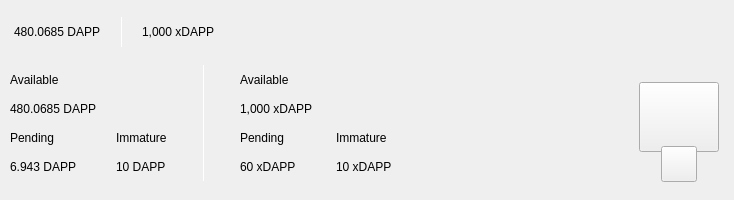
<?xml version="1.0" encoding="UTF-8"?>
<ui version="4.0">
 <class>TopBar</class>
 <widget class="QWidget" name="TopBar">
  <property name="geometry">
   <rect>
    <x>0</x>
    <y>0</y>
    <width>734</width>
    <height>200</height>
   </rect>
  </property>
  <property name="minimumSize">
   <size>
    <width>0</width>
    <height>200</height>
   </size>
  </property>
  <property name="maximumSize">
   <size>
    <width>16777215</width>
    <height>200</height>
   </size>
  </property>
  <property name="windowTitle">
   <string>Form</string>
  </property>
  <layout class="QVBoxLayout" name="verticalLayout_10" stretch="0">
   <property name="spacing">
    <number>0</number>
   </property>
   <property name="leftMargin">
    <number>0</number>
   </property>
   <property name="topMargin">
    <number>0</number>
   </property>
   <property name="rightMargin">
    <number>0</number>
   </property>
   <property name="bottomMargin">
    <number>0</number>
   </property>
   <item>
    <widget class="PFBorderImage" name="containerTop" native="true">
     <layout class="QVBoxLayout" name="verticalLayout_11">
      <property name="spacing">
       <number>0</number>
      </property>
      <property name="leftMargin">
       <number>0</number>
      </property>
      <property name="topMargin">
       <number>0</number>
      </property>
      <property name="rightMargin">
       <number>0</number>
      </property>
      <property name="bottomMargin">
       <number>0</number>
      </property>
      <item>
       <widget class="QWidget" name="top_container_2" native="true">
        <property name="minimumSize">
         <size>
          <width>0</width>
          <height>65</height>
         </size>
        </property>
        <layout class="QHBoxLayout" name="top_container">
         <property name="spacing">
          <number>0</number>
         </property>
         <property name="leftMargin">
          <number>14</number>
         </property>
         <property name="topMargin">
          <number>0</number>
         </property>
         <property name="rightMargin">
          <number>14</number>
         </property>
         <property name="bottomMargin">
          <number>0</number>
         </property>
         <item alignment="Qt::AlignVCenter">
          <widget class="QWidget" name="widgetTopAmount" native="true">
           <property name="sizePolicy">
            <sizepolicy hsizetype="Preferred" vsizetype="Maximum">
             <horstretch>0</horstretch>
             <verstretch>0</verstretch>
            </sizepolicy>
           </property>
           <layout class="QHBoxLayout" name="horizontalLayout_5">
            <property name="spacing">
             <number>0</number>
            </property>
            <property name="leftMargin">
             <number>0</number>
            </property>
            <property name="topMargin">
             <number>0</number>
            </property>
            <property name="rightMargin">
             <number>0</number>
            </property>
            <property name="bottomMargin">
             <number>0</number>
            </property>
            <item alignment="Qt::AlignTop">
             <widget class="QLabel" name="labelAmountTopDapp">
              <property name="minimumSize">
               <size>
                <width>0</width>
                <height>36</height>
               </size>
              </property>
              <property name="styleSheet">
               <string notr="true">padding:0px;margin:0px;</string>
              </property>
              <property name="text">
               <string>480.0685 DAPP</string>
              </property>
             </widget>
            </item>
            <item>
             <spacer name="horizontalSpacer_11">
              <property name="orientation">
               <enum>Qt::Horizontal</enum>
              </property>
              <property name="sizeType">
               <enum>QSizePolicy::Fixed</enum>
              </property>
              <property name="sizeHint" stdset="0">
               <size>
                <width>20</width>
                <height>20</height>
               </size>
              </property>
             </spacer>
            </item>
            <item alignment="Qt::AlignVCenter">
             <widget class="QLabel" name="label_16">
              <property name="minimumSize">
               <size>
                <width>1</width>
                <height>30</height>
               </size>
              </property>
              <property name="maximumSize">
               <size>
                <width>1</width>
                <height>30</height>
               </size>
              </property>
              <property name="styleSheet">
               <string notr="true">background-color:white;
padding:0px;
border:none;</string>
              </property>
              <property name="text">
               <string/>
              </property>
             </widget>
            </item>
            <item>
             <spacer name="horizontalSpacer_12">
              <property name="orientation">
               <enum>Qt::Horizontal</enum>
              </property>
              <property name="sizeType">
               <enum>QSizePolicy::Fixed</enum>
              </property>
              <property name="sizeHint" stdset="0">
               <size>
                <width>20</width>
                <height>20</height>
               </size>
              </property>
             </spacer>
            </item>
            <item alignment="Qt::AlignTop">
             <widget class="QLabel" name="labelAmountTopxDapp">
              <property name="minimumSize">
               <size>
                <width>0</width>
                <height>36</height>
               </size>
              </property>
              <property name="text">
               <string>1,000 xDAPP</string>
              </property>
             </widget>
            </item>
           </layout>
          </widget>
         </item>
         <item>
          <spacer name="horizontalSpacer">
           <property name="orientation">
            <enum>Qt::Horizontal</enum>
           </property>
           <property name="sizeHint" stdset="0">
            <size>
             <width>40</width>
             <height>20</height>
            </size>
           </property>
          </spacer>
         </item>
         <item>
          <layout class="QHBoxLayout" name="horizontalLayout_4">
           <property name="spacing">
            <number>12</number>
           </property>
           <property name="rightMargin">
            <number>0</number>
           </property>
           <item alignment="Qt::AlignRight">
            <widget class="QWidget" name="layoutSync" native="true">
             <property name="minimumSize">
              <size>
               <width>0</width>
               <height>36</height>
              </size>
             </property>
             <property name="maximumSize">
              <size>
               <width>16777215</width>
               <height>36</height>
              </size>
             </property>
             <layout class="QVBoxLayout" name="verticalLayout_9">
              <property name="leftMargin">
               <number>0</number>
              </property>
              <property name="topMargin">
               <number>0</number>
              </property>
              <property name="rightMargin">
               <number>0</number>
              </property>
              <property name="bottomMargin">
               <number>0</number>
              </property>
              <item>
               <widget class="ExpandableButton" name="pushButtonSync" native="true">
                <property name="minimumSize">
                 <size>
                  <width>36</width>
                  <height>36</height>
                 </size>
                </property>
                <property name="maximumSize">
                 <size>
                  <width>16777215</width>
                  <height>36</height>
                 </size>
                </property>
               </widget>
              </item>
             </layout>
            </widget>
           </item>
           <item>
            <widget class="ExpandableButton" name="pushButtonMint" native="true">
             <property name="minimumSize">
              <size>
               <width>36</width>
               <height>36</height>
              </size>
             </property>
            </widget>
           </item>
           <item>
            <widget class="ExpandableButton" name="pushButtonStack" native="true">
             <property name="minimumSize">
              <size>
               <width>36</width>
               <height>36</height>
              </size>
             </property>
            </widget>
           </item>
           <item>
            <widget class="ExpandableButton" name="pushButtonColdStaking" native="true">
             <property name="minimumSize">
              <size>
               <width>36</width>
               <height>36</height>
              </size>
             </property>
            </widget>
           </item>
           <item>
            <widget class="ExpandableButton" name="pushButtonConnection" native="true">
             <property name="minimumSize">
              <size>
               <width>36</width>
               <height>36</height>
              </size>
             </property>
            </widget>
           </item>
           <item>
            <widget class="ExpandableButton" name="pushButtonLock" native="true">
             <property name="sizePolicy">
              <sizepolicy hsizetype="Expanding" vsizetype="Expanding">
               <horstretch>0</horstretch>
               <verstretch>0</verstretch>
              </sizepolicy>
             </property>
             <property name="minimumSize">
              <size>
               <width>36</width>
               <height>0</height>
              </size>
             </property>
            </widget>
           </item>
           <item>
            <widget class="ExpandableButton" name="pushButtonTheme" native="true">
             <property name="minimumSize">
              <size>
               <width>36</width>
               <height>36</height>
              </size>
             </property>
             <property name="maximumSize">
              <size>
               <width>16777215</width>
               <height>36</height>
              </size>
             </property>
            </widget>
           </item>
           <item>
            <widget class="ExpandableButton" name="pushButtonFAQ" native="true">
             <property name="minimumSize">
              <size>
               <width>36</width>
               <height>36</height>
              </size>
             </property>
            </widget>
           </item>
          </layout>
         </item>
        </layout>
       </widget>
      </item>
      <item>
       <widget class="QWidget" name="bottom_container" native="true">
        <property name="minimumSize">
         <size>
          <width>0</width>
          <height>135</height>
         </size>
        </property>
        <layout class="QHBoxLayout" name="botton_container">
         <property name="leftMargin">
          <number>10</number>
         </property>
         <property name="topMargin">
          <number>0</number>
         </property>
         <property name="rightMargin">
          <number>10</number>
         </property>
         <property name="bottomMargin">
          <number>10</number>
         </property>
         <item>
          <layout class="QHBoxLayout" name="horizontalLayout_3">
           <property name="bottomMargin">
            <number>9</number>
           </property>
           <item>
            <layout class="QVBoxLayout" name="verticalLayout_7">
             <property name="spacing">
              <number>0</number>
             </property>
             <property name="leftMargin">
              <number>0</number>
             </property>
             <property name="rightMargin">
              <number>30</number>
             </property>
             <item>
              <layout class="QVBoxLayout" name="verticalLayout_2">
               <item>
                <widget class="QLabel" name="labelTitle1">
                 <property name="text">
                  <string>Available</string>
                 </property>
                </widget>
               </item>
               <item>
                <widget class="QLabel" name="labelAmountDapp">
                 <property name="text">
                  <string>480.0685 DAPP</string>
                 </property>
                </widget>
               </item>
              </layout>
             </item>
             <item>
              <layout class="QHBoxLayout" name="horizontalLayout_2">
               <property name="spacing">
                <number>0</number>
               </property>
               <item>
                <layout class="QVBoxLayout" name="verticalLayout_3">
                 <item>
                  <widget class="QLabel" name="labelTitle3">
                   <property name="text">
                    <string>Pending</string>
                   </property>
                  </widget>
                 </item>
                 <item>
                  <widget class="QLabel" name="labelPendingDapp">
                   <property name="text">
                    <string>6.943 DAPP</string>
                   </property>
                  </widget>
                 </item>
                </layout>
               </item>
               <item>
                <spacer name="horizontalSpacer_3">
                 <property name="orientation">
                  <enum>Qt::Horizontal</enum>
                 </property>
                 <property name="sizeType">
                  <enum>QSizePolicy::Fixed</enum>
                 </property>
                 <property name="sizeHint" stdset="0">
                  <size>
                   <width>40</width>
                   <height>20</height>
                  </size>
                 </property>
                </spacer>
               </item>
               <item>
                <layout class="QVBoxLayout" name="verticalLayout_4">
                 <item>
                  <widget class="QLabel" name="labelTitle4">
                   <property name="text">
                    <string>Immature</string>
                   </property>
                  </widget>
                 </item>
                 <item>
                  <widget class="QLabel" name="labelImmatureDapp">
                   <property name="text">
                    <string>10 DAPP</string>
                   </property>
                  </widget>
                 </item>
                </layout>
               </item>
              </layout>
             </item>
            </layout>
           </item>
           <item>
            <widget class="QLabel" name="label_9">
             <property name="minimumSize">
              <size>
               <width>1</width>
               <height>100</height>
              </size>
             </property>
             <property name="maximumSize">
              <size>
               <width>1</width>
               <height>16777215</height>
              </size>
             </property>
             <property name="styleSheet">
              <string notr="true">background-color:white;
padding:0px;
border:none;</string>
             </property>
             <property name="text">
              <string/>
             </property>
            </widget>
           </item>
           <item>
            <layout class="QVBoxLayout" name="verticalLayout_8">
             <property name="spacing">
              <number>0</number>
             </property>
             <property name="leftMargin">
              <number>30</number>
             </property>
             <item>
              <layout class="QVBoxLayout" name="verticalLayout">
               <item>
                <widget class="QLabel" name="labelTitle2">
                 <property name="text">
                  <string>Available</string>
                 </property>
                </widget>
               </item>
               <item>
                <widget class="QLabel" name="labelAmountxDapp">
                 <property name="text">
                  <string>1,000 xDAPP</string>
                 </property>
                </widget>
               </item>
              </layout>
             </item>
             <item>
              <layout class="QHBoxLayout" name="horizontalLayout">
               <property name="spacing">
                <number>0</number>
               </property>
               <item>
                <layout class="QVBoxLayout" name="verticalLayout_5">
                 <item>
                  <widget class="QLabel" name="labelTitle5">
                   <property name="text">
                    <string>Pending</string>
                   </property>
                  </widget>
                 </item>
                 <item>
                  <widget class="QLabel" name="labelPendingxDapp">
                   <property name="text">
                    <string>60 xDAPP</string>
                   </property>
                  </widget>
                 </item>
                </layout>
               </item>
               <item>
                <spacer name="horizontalSpacer_4">
                 <property name="orientation">
                  <enum>Qt::Horizontal</enum>
                 </property>
                 <property name="sizeType">
                  <enum>QSizePolicy::Fixed</enum>
                 </property>
                 <property name="sizeHint" stdset="0">
                  <size>
                   <width>40</width>
                   <height>20</height>
                  </size>
                 </property>
                </spacer>
               </item>
               <item>
                <layout class="QVBoxLayout" name="verticalLayout_6">
                 <item>
                  <widget class="QLabel" name="labelTitle6">
                   <property name="text">
                    <string>Immature</string>
                   </property>
                  </widget>
                 </item>
                 <item>
                  <widget class="QLabel" name="labelImmaturexDapp">
                   <property name="text">
                    <string>10 xDAPP</string>
                   </property>
                  </widget>
                 </item>
                </layout>
               </item>
              </layout>
             </item>
            </layout>
           </item>
          </layout>
         </item>
         <item>
          <spacer name="horizontalSpacer_2">
           <property name="orientation">
            <enum>Qt::Horizontal</enum>
           </property>
           <property name="sizeHint" stdset="0">
            <size>
             <width>40</width>
             <height>20</height>
            </size>
           </property>
          </spacer>
         </item>
         <item alignment="Qt::AlignHCenter|Qt::AlignVCenter">
          <widget class="QWidget" name="qrContainer" native="true">
           <property name="sizePolicy">
            <sizepolicy hsizetype="Preferred" vsizetype="Minimum">
             <horstretch>0</horstretch>
             <verstretch>0</verstretch>
            </sizepolicy>
           </property>
           <property name="minimumSize">
            <size>
             <width>90</width>
             <height>110</height>
            </size>
           </property>
           <property name="maximumSize">
            <size>
             <width>90</width>
             <height>110</height>
            </size>
           </property>
           <layout class="QVBoxLayout" name="containerQR">
            <property name="spacing">
             <number>0</number>
            </property>
            <property name="leftMargin">
             <number>5</number>
            </property>
            <property name="topMargin">
             <number>10</number>
            </property>
            <property name="rightMargin">
             <number>5</number>
            </property>
            <property name="bottomMargin">
             <number>0</number>
            </property>
            <item>
             <widget class="QPushButton" name="btnQr">
              <property name="minimumSize">
               <size>
                <width>70</width>
                <height>70</height>
               </size>
              </property>
              <property name="maximumSize">
               <size>
                <width>16777215</width>
                <height>70</height>
               </size>
              </property>
              <property name="focusPolicy">
               <enum>Qt::NoFocus</enum>
              </property>
              <property name="text">
               <string/>
              </property>
              <property name="iconSize">
               <size>
                <width>70</width>
                <height>70</height>
               </size>
              </property>
             </widget>
            </item>
            <item>
             <spacer name="verticalSpacer">
              <property name="orientation">
               <enum>Qt::Vertical</enum>
              </property>
              <property name="sizeType">
               <enum>QSizePolicy::Fixed</enum>
              </property>
              <property name="sizeHint" stdset="0">
               <size>
                <width>20</width>
                <height>20</height>
               </size>
              </property>
             </spacer>
            </item>
            <item alignment="Qt::AlignHCenter|Qt::AlignBottom">
             <widget class="QPushButton" name="pushButtonQR">
              <property name="minimumSize">
               <size>
                <width>36</width>
                <height>36</height>
               </size>
              </property>
              <property name="maximumSize">
               <size>
                <width>36</width>
                <height>36</height>
               </size>
              </property>
              <property name="focusPolicy">
               <enum>Qt::NoFocus</enum>
              </property>
              <property name="text">
               <string/>
              </property>
             </widget>
            </item>
           </layout>
          </widget>
         </item>
        </layout>
       </widget>
      </item>
     </layout>
    </widget>
   </item>
  </layout>
 </widget>
 <customwidgets>
  <customwidget>
   <class>ExpandableButton</class>
   <extends>QWidget</extends>
   <header>qt/dappcoin/expandablebutton.h</header>
   <container>1</container>
  </customwidget>
  <customwidget>
   <class>PFBorderImage</class>
   <extends>QFrame</extends>
   <header>qt/dappcoin/pfborderimage.h</header>
   <container>1</container>
  </customwidget>
 </customwidgets>
 <resources/>
 <connections/>
</ui>
